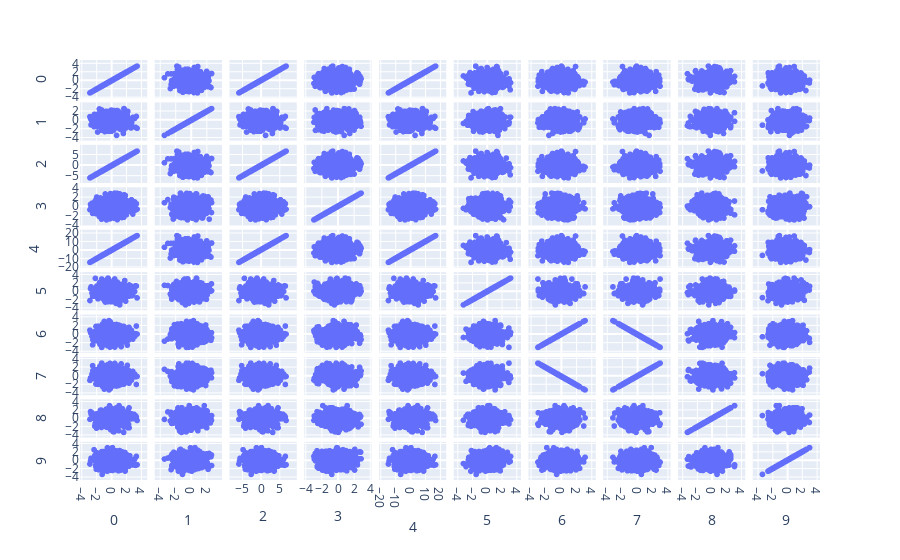
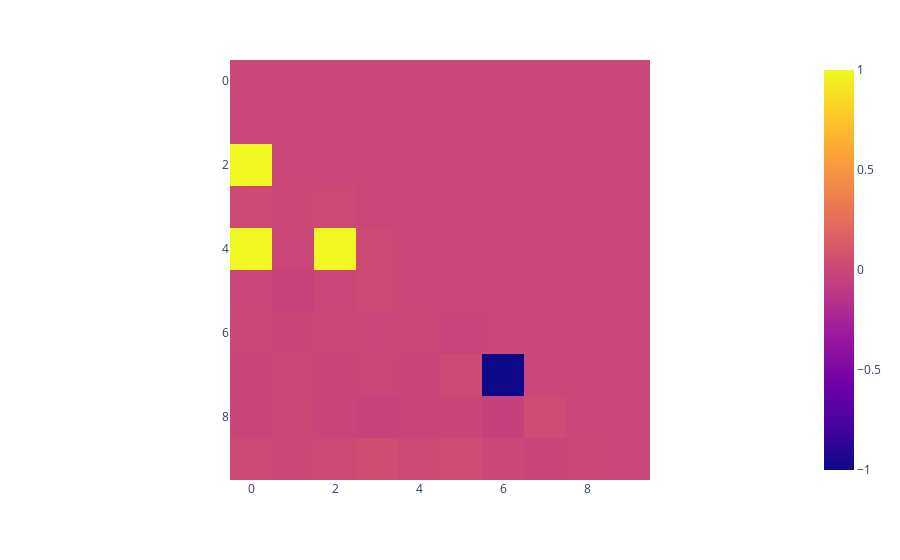

Notebook cell for these charts, in order:
### Markdown cell above
# Zadanie
Wygeneruj dane 10. wymiarowe tak by 

- 1 3 5 współrzedna były skorelowane ze sobą dodatnio
- 7 8 współrzedna były skorelowane ze sobą ujemnie
- pozostałe były nieskorelowane

### Code cell
n = 1000
s = [stats.norm(0, 1).rvs(n) for i in range(7)]

X = np.stack((s[0], s[1], 2 * s[0], s[2], 5 * s[0], s[3], s[4], -s[4], s[5], s[6]), 1)

df = pd.DataFrame(X)

fig = px.scatter_matrix(df)
fig.show()

corr = df.corr()
mask = np.zeros_like(corr, dtype=np.bool)
mask[np.triu_indices_from(mask)] = True

fig2 = px.imshow(corr*~mask)
fig2.show()

### Figure 1 — Plotly figure (JSON) as saved in the notebook; plotly's stock layout.template omitted (floating-point values rounded to 4 significant figures; data arrays with more than 128 entries replaced by an {"elided": "..."} marker saying what was removed)
{"data": [{"dimensions": [{"axis": {"matches": true}, "label": "0", "values": {"elided": "1000 float values"}}, {"axis": {"matches": true}, "label": "1", "values": {"elided": "1000 float values"}}, {"axis": {"matches": true}, "label": "2", "values": {"elided": "1000 float values"}}, {"axis": {"matches": true}, "label": "3", "values": {"elided": "1000 float values"}}, {"axis": {"matches": true}, "label": "4", "values": {"elided": "1000 float values"}}, {"axis": {"matches": true}, "label": "5", "values": {"elided": "1000 float values"}}, {"axis": {"matches": true}, "label": "6", "values": {"elided": "1000 float values"}}, {"axis": {"matches": true}, "label": "7", "values": {"elided": "1000 float values"}}, {"axis": {"matches": true}, "label": "8", "values": {"elided": "1000 float values"}}, {"axis": {"matches": true}, "label": "9", "values": {"elided": "1000 float values"}}], "hovertemplate": "%{xaxis.title.text}=%{x}<br>%{yaxis.title.text}=%{y}<extra></extra>", "legendgroup": "", "marker": {"color": "#636efa", "symbol": "circle"}, "name": "", "showlegend": false, "type": "splom"}], "layout": {"legend": {"tracegroupgap": 0}, "margin": {"t": 60}, "dragmode": "select"}}

### Figure 2 — Plotly figure (JSON) as saved in the notebook; plotly's stock layout.template omitted (floating-point values rounded to 4 significant figures)
{"data": [{"coloraxis": "coloraxis", "name": "0", "x": [0, 1, 2, 3, 4, 5, 6, 7, 8, 9], "y": [0, 1, 2, 3, 4, 5, 6, 7, 8, 9], "z": [[0.0, -0.0, 0.0, 0.0, 0.0, -0.0, 0.0, -0.0, -0.0, 0.0], [-0.002128, 0.0, -0.0, 0.0, -0.0, -0.0, -0.0, 0.0, 0.0, 0.0], [1.0, -0.002128, 0.0, 0.0, 0.0, -0.0, 0.0, -0.0, -0.0, 0.0], [0.02102, 0.0114, 0.02102, 0.0, 0.0, 0.0, -0.0, 0.0, -0.0, 0.0], [1.0, -0.002128, 1.0, 0.02102, 0.0, -0.0, 0.0, -0.0, -0.0, 0.0], [-0.002121, -0.02841, -0.002121, 0.02101, -0.002121, 0.0, -0.0, 0.0, -0.0, 0.0], [0.01281, -0.007124, 0.01281, -0.003459, 0.01281, -0.02237, 0.0, -0.0, -0.0, 0.0], [-0.01281, 0.007124, -0.01281, 0.003459, -0.01281, 0.02237, -1.0, 0.0, 0.0, -0.0], [-0.008493, 0.01602, -0.008493, -0.02652, -0.008493, -0.0079, -0.03777, 0.03777, 0.0, 0.0], [0.02119, 0.009934, 0.02119, 0.04253, 0.02119, 0.03349, 0.003508, -0.003508, 0.007557, 0.0]], "type": "heatmap", "xaxis": "x", "yaxis": "y", "hovertemplate": "x: %{x}<br>y: %{y}<br>color: %{z}<extra></extra>"}], "layout": {"xaxis": {"anchor": "y", "domain": [0.0, 1.0], "scaleanchor": "y", "constrain": "domain"}, "yaxis": {"anchor": "x", "domain": [0.0, 1.0], "autorange": "reversed", "constrain": "domain"}, "coloraxis": {"colorscale": [[0.0, "#0d0887"], [0.1111, "#46039f"], [0.2222, "#7201a8"], [0.3333, "#9c179e"], [0.4444, "#bd3786"], [0.5556, "#d8576b"], [0.6667, "#ed7953"], [0.7778, "#fb9f3a"], [0.8889, "#fdca26"], [1.0, "#f0f921"]]}, "margin": {"t": 60}}}
